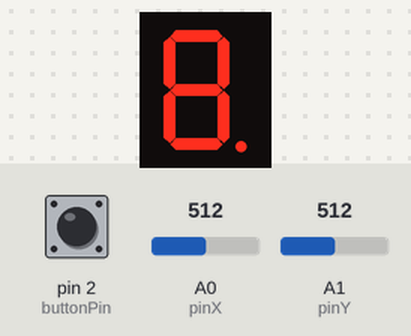
Bench run of a sketch on a simulated Arduino Uno, built with avr-gcc and run on an emulated ATmega328P. Shown: 1-digit seven-segment display. Wiring (inferred from the names in the program): 1-digit 7-segment display, segments lit when LOW: segments pin 5, pin 6, pin 7, pin 8, pin 9, pin 10, pin 11, pin 4. The test bench sets the inputs (shaded band); at power-on: A0 (pinX) = 512, pin 2 (buttonPin) HIGH, A1 (pinY) = 512. The segment pins are drawn as the display they are named for.

Above: at 0.8 s.
At 1.2 s:
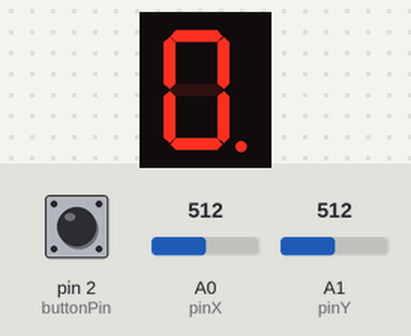
1.3 s: A0 (pinX) set to 390
At 2.7 s:
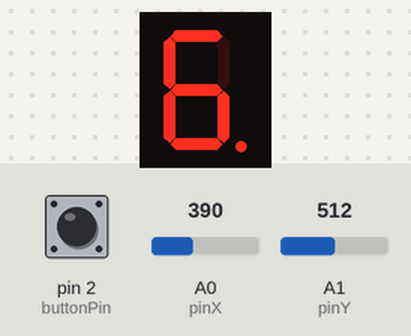
2.8 s: pin 2 (buttonPin) pulled LOW for 0.15 s
Timing chart, 0 to 5.8 s (numbered marks = the images above; inputs shaded):
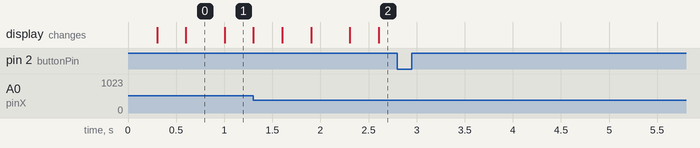

Measured:
- after the input at 1.3 s, the display: changes at once (image 2)
- after the input at 2.8 s, every drawn part: stays the same
- what the display in image 0 shows lasts 0.4 s, from 0.6 s to 1.0 s

The sketch:

H3-code.ino
```cpp
int toCode(int pin) {
  return pin - 4;
}

int toPin(int code) {
  return code + 4;
}

const int buttonPin = 2;
const int pinX = A0;
const int pinY = A1;

const int pinA = 4;
const int pinB = 5;
const int pinC = 6;
const int pinD = 7;
const int pinE = 8;
const int pinF = 9;
const int pinG = 10;
const int pinDP = 11;

const int up = 0;
const int down = 1;
const int left = 2;
const int right = 3;

const int segSize = 9;
const int noOfNeighbours = 4;
bool stateSelector = false;

int selectedPinCode = toCode(pinDP);
byte selectedPinState = LOW;

int xValue = 0;
int yValue = 0;

bool joyMoved = false;
int digit = 0;
int minThreshold = 400;
int maxThreshold = 600;

unsigned long elapsedTime = 0;
unsigned long lastBlinkTime = 0;
unsigned long intervalBlink = 300;

byte buttonState = LOW;
byte lastReading = LOW;
byte reading = LOW;
unsigned long lastDebounceTime = 0;
const unsigned long shortDebounceDelay = 20;
const unsigned long longDebounceDelay = 1000;
bool shortPress = false;
bool longPress = false;

int segments[segSize] = {
  pinA, pinB, pinC, pinD, pinE, pinF, pinG, pinDP
};

int state[segSize] = {
  LOW, LOW, LOW, LOW, LOW, LOW, LOW, LOW
};

int neighMatrix[segSize][noOfNeighbours] = {
// 0 1 2 3 4 5 6  7 - codes
// A B C D E F G DP - pins

// up down left right -- neighbours
  {toCode(pinA), toCode(pinG), toCode(pinF), toCode(pinB)}, // A
  {toCode(pinA), toCode(pinG), toCode(pinF), toCode(pinB)}, // B
  {toCode(pinG), toCode(pinD), toCode(pinE), toCode(pinDP)}, // C
  {toCode(pinG), toCode(pinD), toCode(pinE), toCode(pinC)}, // D
  {toCode(pinG), toCode(pinD), toCode(pinE), toCode(pinC)}, // E
  {toCode(pinA), toCode(pinG), toCode(pinF), toCode(pinB)}, // F
  {toCode(pinA), toCode(pinD), toCode(pinG), toCode(pinG)}, // G
  { toCode(pinDP), toCode(pinDP), toCode(pinC), toCode(pinDP)}, // DP
};

void setup() {
  for (int i = 0; i < segSize; i++) {
    pinMode(segments[i], OUTPUT);
  }
  pinMode(buttonPin, INPUT_PULLUP);

  Serial.begin(9600);
}

void loop() {
  inputData();

  if(!stateSelector) {
    moveSelectedPin();
    blinkSelectedPin();
  }
  else {
    selector();
  }

  displayLeds();

  delay(100);
}

void inputData() {
  xValue = analogRead(pinX);
  yValue = analogRead(pinY);
  reading = digitalRead(buttonPin);

  if(reading != lastReading)
    lastDebounceTime = millis();

  if(millis() - lastDebounceTime > shortDebounceDelay) {
    if(reading != buttonState) {
      buttonState = reading;

      if(buttonState == LOW)
        stateSelector = !stateSelector;
      else shortPress = !shortPress;
    }
  }

  if(millis() - lastDebounceTime > longDebounceDelay) {
    if(shortPress == true) {
      if(buttonState == LOW)
        longPress = true;
      else
        longPress = false;
    }
  }

  if(shortPress && longPress)
    resetDisplay();
  lastReading = reading;

  if( (minThreshold <= xValue && xValue <= maxThreshold) && (minThreshold <= yValue && yValue <= maxThreshold) ) {
    joyMoved = false;
  }
}

void moveSelectedPin() {
  if(yValue > maxThreshold && joyMoved == false) {
    state[selectedPinCode] = selectedPinState;
    selectedPinCode = neighMatrix[selectedPinCode][down];
    selectedPinState = state[selectedPinCode];
    joyMoved = true;
  }

  if(yValue < minThreshold && joyMoved == false) {
    state[selectedPinCode] = selectedPinState;
    selectedPinCode = neighMatrix[selectedPinCode][up];
    selectedPinState = state[selectedPinCode];
    joyMoved = true;
  }

  if(xValue > maxThreshold && joyMoved == false) {
    state[selectedPinCode] = selectedPinState;
    selectedPinCode = neighMatrix[selectedPinCode][right];
    selectedPinState = state[selectedPinCode];
    joyMoved = true;
  }

  if(xValue < minThreshold && joyMoved == false) {
    state[selectedPinCode] = selectedPinState;
    selectedPinCode = neighMatrix[selectedPinCode][left];
    selectedPinState = state[selectedPinCode];
    joyMoved = true;
  }
}

void selector() {
  if( (xValue < minThreshold && joyMoved == false) || (xValue > maxThreshold && joyMoved == false) ) {
    state[selectedPinCode] = !state[selectedPinCode];
    joyMoved = true;
  }
  selectedPinState = state[selectedPinCode];
}

void blinkSelectedPin() {
  elapsedTime = millis();
  if(elapsedTime - lastBlinkTime > intervalBlink) {
    state[selectedPinCode] = !state[selectedPinCode];
    lastBlinkTime = elapsedTime;
  }
}

void displayLeds() {
  for(int i = 0; i < segSize; i++) {
    digitalWrite(segments[i], state[i]);
  }
}

void resetDisplay() {
  for(int i = 0; i < segSize; i++) {
    state[i] = LOW;
  }
  selectedPinCode = toCode(pinDP);
  selectedPinState = LOW;
  stateSelector = false;
}
```
